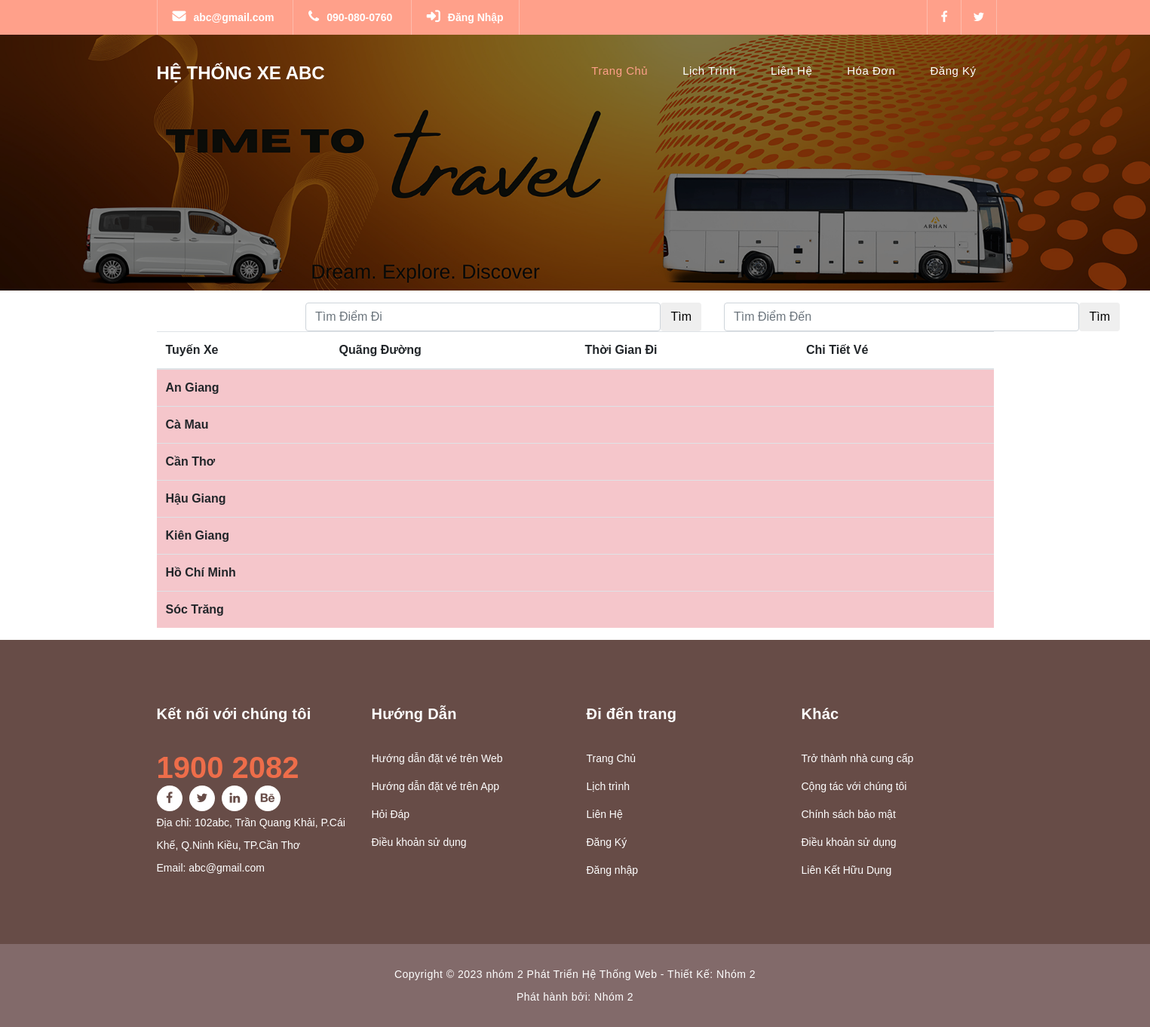
The page /QLBanVeXeKhach/lichtrinh.php on the database its author committed.
### tables this page shows
CREATE TABLE `tinhthanh` (
  `MATINH` varchar(5) NOT NULL,
  `TENTINH` varchar(20) DEFAULT NULL
);

### QLBanVeXeKhach/lichtrinh.php (the view, shortened to what this page needs)
<!DOCTYPE html>
<html lang="EN">
<?php
include("header.php");
include("connect.php");
?>
<div class="row timtuyen container " style="margin-left: 375px;">
    <div class="col-6 mt-3">
        <form class="d-flex" action="timkiem.php" method="POST">
            <input name="tentinh" list="tinh" class="form-control me-2" type="text" placeholder="Tìm Điểm Đi">
            <input class="btn" type="submit" name="sbdau" value="Tìm"></input>
        </form>
    </div>
    <div class="col-6 mt-3 ">
        <form class="d-flex" action="timkiem.php" method="POST">
            <input name="tinhcuoi" list="tinhcuoi" class="form-control me-2" type="text" placeholder="Tìm Điểm Đến">
            <input class="btn" type="submit" name="sbcuoi" value="Tìm"></input>
        </form>
    </div>
</div>
<?php
echo "
       <div class=\" container bangtuyenxe\">
       <table class=\"table table-striped\" border-collapse=\"collapse\">
           <thead>
               <tr lass=\"table-light\">
                   <th scope=\"col\">Tuyến Xe</th>
                   <th scope=\"col\">Quãng Đường</th>
                   <th scope=\"col\">Thời Gian Đi</th>
                   <th scope=\"col\" colspan=\"2\">Chi Tiết Vé</th>
               </tr>
           </thead>
           <tbody>
               <tr>
       ";
$sql1 = "SELECT tentinh,matinh FROM tinhthanh";
$result1 = $conn->query($sql1);
while ($row = $result1->fetch_array()) {
    echo "<th scope=\"row\" colspan=\"6\" class=\"table-danger\">$row[0]</th>
            </tr>
            ";
}
echo "
          </table>
          </div>
          ";
?>
<?php
include("footer.php");
?>
</body>
</html>

### QLBanVeXeKhach/header.php (shortened to what this page needs)
<!DOCTYPE html>
<html lang="en">
<head>
    <link rel="stylesheet" href="https://cdnjs.cloudflare.com/ajax/libs/font-awesome/6.3.0/css/all.min.css">
    <link href="vendor/bootstrap/css/bootstrap.min.css" rel="stylesheet">
    <link rel="stylesheet" href="assets/css/fontawesome.css">
    <link rel="stylesheet" href="assets/css/htqlxe.css">
    <link rel="stylesheet" href="assets/css/owl.css">
</head>
<body>
    <div class="sub-header">
        <div class="container">
            <div class="row">
                <div class="col-md-8 col-xs-12">
                    <ul class="left-info">
                        <li><a href="mailto:abc@gmail.com"><i class="fa-solid fa-envelope"></i>abc@gmail.com </a></li>
                        <li><a href="tel:090-080-0760"><i class="fa fa-phone"></i>090-080-0760</a></li>
                        <?php
  if (isset($_SESSION['email'])) {
    echo '
    <li><a href="user.php"><i class="fa-solid fa-user"></i>Trang cá nhân</a></li>
    ';
 }
 else{
    echo'
    <li><a href="taikhoan.php"><i class="fa-solid fa-right-to-bracket"></i>Đăng Nhập</a></li> ';
 }
                        ?>
                    </ul>
                </div>
                <div class="col-md-4">
                    <ul class="right-icons">
                        <li><a href="#"><i class="fa fa-facebook"></i></a></li>
                        <li><a href="#"><i class="fa fa-twitter"></i></a></li>
                    </ul>
                </div>
            </div>
        </div>
    </div>
    <header>
        <nav class="navbar navbar-expand-lg">
            <div class="container">
                <a class="navbar-brand" href="index.php">
                    <h2>Hệ thống xe abc</h2>
                </a>
                <div class="collapse navbar-collapse" id="navbarResponsive">
                    <ul class="navbar-nav ml-auto">
                        <li class="nav-item active">
                            <a class="nav-link" href="index.php">Trang chủ <span class="sr-only">(current)</span></a>
                        </li>
                        <li class="nav-item">
                            <a class="nav-link" href="lichtrinh.php">Lịch Trình</a>
                        </li>
                        <li class="nav-item">
                            <a class="nav-link" href="services.php">Liên Hệ</a>
                        </li>
                        <li class="nav-item">
                            <a class="nav-link" href="hoadon.php">Hóa Đơn</a>
                        </li>
                        <?php
  if (isset($_SESSION['email'])) {
    echo '
    <div class="navbar-nav ml-auto py-0">
         <a href="dangxuat.php" class="nav-item nav-link">Đăng Xuất </a>
     </div>
    ';
 }
 else{
    echo'<li class="nav-item ">
    <a class="nav-link" href="taikhoan.php">Đăng ký </a>
</li>';
 }
                        ?>
                    </ul>
                </div>
            </div>
        </nav>
    </header>
    <div id="carouselExampleSlidesOnly" class="carousel slide" data-bs-ride="carousel">
        <div class="carousel-inner">
            <div class="carousel-item active banner">
                <img src="assets/images/banner.png" class="d-block w-100" alt="ảnh banner">
            </div>
        </div>
    </div>
</body>
</html>

### QLBanVeXeKhach/footer.php (shortened to what this page needs)
<!DOCTYPE html>
<html lang="en">
<body>
    <footer>
        <div class="container">
            <div class="row">
                <div class="col-md-3 footer-item">
                    <h4>Kết nối với chúng tôi</h4>
                    <ul class="social-icons">
                        <h3 style=" color: #EE6D4A; font-size: 40px; font-weight: 700;">1900 2082</h3>
                        <li><a rel="nofollow" href="https://fb.com/templatemo" target="_blank"><i
                                    class="fa fa-facebook"></i></a>
                        </li>
                        <li><a href="#"><i class="fa fa-twitter"></i></a></li>
                        <li><a href="#"><i class="fa fa-linkedin"></i></a></li>
                        <li><a href="#"><i class="fa fa-behance"></i></a></li>
                    </ul>
                    <p>
                        Địa chỉ: 102abc, Trần Quang Khải, P.Cái Khế, Q.Ninh Kiều, TP.Cần Thơ
                        <br> Email: abc@gmail.com
                    </p>
                </div>
                <div class="col-md-3 footer-item">
                    <h4>Hướng Dẫn</h4>
                    <ul class="menu-list">
                        <li><a href="#">Hướng dẫn đặt vé trên Web</a></li>
                        <li><a href="#">Hướng dẫn đặt vé trên App</a></li>
                        <li><a href="#">Hỏi Đáp</a></li>
                        <li><a href="#">Điều khoản sử dụng</a></li>
                    </ul>
                </div>
                <div class="col-md-3 footer-item">
                    <h4>Đi đến trang</h4>
                    <ul class="menu-list">
                        <li><a href="#">Trang Chủ</a></li>
                        <li><a href="#">Lịch trình</a></li>
                        <li><a href="#">Liên Hệ</a></li>
                        <li><a href="#">Đăng Ký</a></li>
                        <li><a href="#">Đăng nhập</a></li>
                    </ul>
                </div>
                <div class="col-md-3 footer-item">
                    <h4>Khác</h4>
                    <ul class="menu-list">
                        <li><a href="#">Trở thành nhà cung cấp</a></li>
                        <li><a href="#">Cộng tác với chúng tôi</a></li>
                        <li><a href="#">Chính sách bảo mật</a></li>
                        <li><a href="#">Điều khoản sử dụng</a></li>
                        <li><a href="#">Liên Kết Hữu Dụng</a></li>
                    </ul>
                </div>
            </div>
        </div>
    </footer>
    <div class="sub-footer">
        <div class="container">
            <div class="row">
                <div class="col-md-12">
                    <p>Copyright &copy; 2023 nhóm 2 Phát Triển Hệ Thống Web
                        - Thiết Kế: <a rel="nofollow noopener" href="https://templatemo.com" target="_blank">Nhóm
                            2</a><br>
                        Phát hành bởi: <a rel="nofollow noopener" href="https://themewagon.com" target="_blank">Nhóm
                            2</a>
                    </p>
                </div>
            </div>
        </div>
    </div>
</body>
</html>

### QLBanVeXeKhach/assets/css/htqlxe.css (style rules this page uses)
:root { --main-color: #FFA08A; --gray:#674C47; --yellow:#F5D980; --pink:#FEBDD8; --red:#EE6D4A; --while:#fff; }
body { font-family: sans-serif; overflow-x: hidden; text-rendering: optimizeLegibility; -webkit-font-smoothing: antialiased; -moz-osx-font-smoothing: grayscale; }
p { margin-bottom: 0px; font-size: 14px; color: #666666; line-height: 30px; }
a { text-decoration: none!important; }
ul { padding: 0; margin: 0; list-style: none; }
h1,h2,h3,h4,h5,h6 { margin: 0px; }
.banner img { -webkit-filter: grayscale(1); filter: brightness(50%); }
.sub-header { background-color:var(--main-color); height: 46px; line-height: 46px; }
.sub-header ul li { display: inline-block; }
.sub-header ul.left-info li { border-left: 1px solid rgba(250,250,250,0.3); padding: 0px 20px; }
.sub-header ul.left-info li:last-child { border-right: 1px solid rgba(250,250,250,0.3); }
.sub-header ul.left-info li i { margin-right: 10px; font-size: 18px; }
.sub-header ul.left-info li a { color: #fff; font-size: 14px; font-weight: 600; }
.sub-header ul.right-icons { float: right; }
.sub-header ul.right-icons li { margin-right: -4px; width: 46px; display: inline-block; text-align: center; border-right: 1px solid rgba(250,250,250,0.3); }
.sub-header ul.right-icons li:first-child { border-left: 1px solid rgba(250,250,250,0.3); }
.sub-header ul.right-icons li a { color: #fff; transition: all 0.3s; }
header { position: absolute; z-index: 99999; width: 100%; background-color: transparent!important; height: 80px; -webkit-transition: all 0.3s ease-in-out 0s; -moz-transition: all 0.3s ease-in-out 0s; -o-transition: all 0.3s ease-in-out 0s; transition: all 0.3s ease-in-out 0s; }
header .navbar { padding: 20px 0px; }
.navbar .navbar-brand { float: left; margin-top: 12px; outline: none; }
.navbar .navbar-brand h2 { color: #fff; text-transform: uppercase; font-size: 24px; font-weight: 700; -webkit-transition: all .3s ease 0s; -moz-transition: all .3s ease 0s; -o-transition: all .3s ease 0s; transition: all .3s ease 0s; }
#navbarResponsive { z-index: 999; }
.navbar-collapse { text-align: center; }
.navbar .navbar-nav .nav-item { margin: 0px 15px; }
.navbar .navbar-nav a.nav-link { text-transform: capitalize; font-size: 15px; font-weight: 300; letter-spacing: 0.5px; color: #fff; transition: all 0.5s; margin-top: 5px; }
.navbar .navbar-nav .nav-link:hover, .navbar .navbar-nav .active>.nav-link, .navbar .navbar-nav .nav-link.current, .navbar .navbar-nav .nav-link.show, .navbar .navbar-nav .show>.nav-link { color:var(--main-color); border-bottom: 3px solidvar(--main-color); }
footer { background-color: var(--gray); padding: 80px 0px; color: #fff; }
footer h4 { color: #fff; font-size: 20px; font-weight: 600; letter-spacing: 0.25px; margin-bottom: 35px; }
footer p { color: #fff; }
footer ul.social-icons { margin-top: 25px; }
footer ul.social-icons li { display: inline-block; margin-right: 5px; }
footer ul.social-icons li:last-child { margin-right: 0px; }
footer ul.social-icons li a { width: 34px; height: 34px; display: inline-block; line-height: 34px; text-align: center; background-color: #fff; color: var(--gray); border-radius: 50%; transition: all 0.3s; }
footer ul.menu-list li { margin-bottom: 13px; }
footer ul.menu-list li:last-child { margin-bottom: 0px; }
footer ul.menu-list li a { font-size: 14px; color: #fff; transition: all 0.3s; }
footer { background: #674C47; padding: 86px 0; }
.sub-footer { background-color: #826a6a; text-align: center; padding: 25px 0px; }
.sub-footer p { color: #fff; font-weight: 300; letter-spacing: 0.5px; }
.sub-footer a { color: #fff; }

### rows shown on the page
tinhthanh: TENTINH "An Giang"
tinhthanh: TENTINH "Cà Mau"
tinhthanh: TENTINH "Cần Thơ"
tinhthanh: TENTINH "Hậu Giang"
tinhthanh: TENTINH "Kiên Giang"
tinhthanh: TENTINH "Hồ Chí Minh"
tinhthanh: TENTINH "Sóc Trăng"
